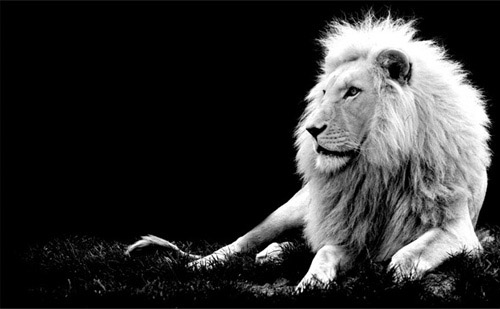
#> input picture images/black-white-animal.jpg, 500 x 309 px
$ python main.py
#> lines starting #> are read from the running program, lines starting #| are printed output that depends on the picture
import cv2
import numpy as np
import matplotlib.pyplot as plt
import cvxpy as cp


def haar_matrix(nm, normalized=False):
    """
    Function to calculate haar matrix of dimension nm x nm.
    :param nm: dimension of the haar matrix.
    :param normalized: If true, normalize the haar matrix.
    :return: matrix of dimension nm x nm.
    """
    nm = 2 ** np.ceil(np.log2(nm))
    if nm > 2:
        hm = haar_matrix(nm / 2)
    else:
        return np.array([[1, 1], [1, -1]])

    h_n = np.kron(hm, [1, 1])
    if normalized:
        h_i = np.sqrt(nm / 2) * np.kron(np.eye(len(hm)), [1, -1])
    else:
        h_i = np.kron(np.eye(len(hm)), [1, -1])
    hm = np.vstack((h_n, h_i))
    return hm


img = cv2.imread('images/black-white-animal.jpg', cv2.IMREAD_GRAYSCALE)
#> img is the input picture: shape (309, 500); min 0, max 255, mean 48.4
resized_img = cv2.resize(img, (64, 64), interpolation=cv2.INTER_AREA)   # Resizing the image for better performance.
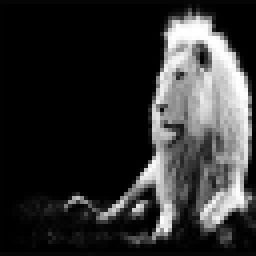
#> resized_img: shape (64, 64) (shown 4 times larger); min 0, max 255, mean 48.4
a, b = resized_img.shape
#> a = 64; b = 64
plt.imshow(resized_img.reshape((a, b)), cmap=plt.cm.gray)   # Plotting reconstructed image after L1 optimization.
plt.show()
N = a * b
#> N = 4096
n = 64 * 32
resized_img = np.reshape(resized_img, (N, 1))   # Vectorizing the image.
#> resized_img = 4096 values, max 255 at index 493, min 0 at index 65, mean 48.36
h = haar_matrix(N)  # Creating N x N haar matrix.
#> call 2 of haar_matrix, with nm = 2048, normalized = False
#> call 3 of haar_matrix, with nm = 1024, normalized = False
#> in haar_matrix (call 3), `h_n = np.kron(hm, [1, 1])`:
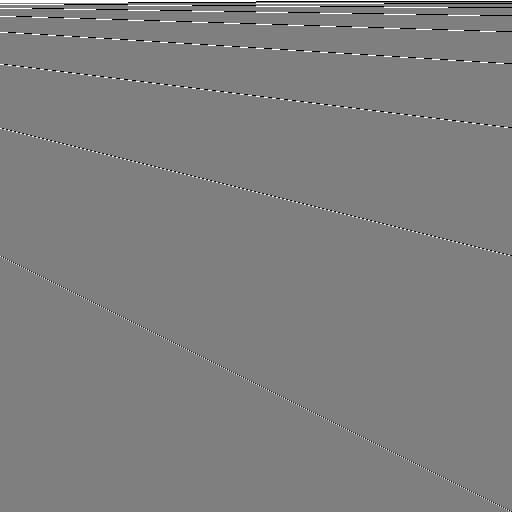
#> hm: shape (512, 512) float64; min -1, max 1, mean 0.00195; drawn with min black and max white
#> in haar_matrix (call 2), `h_n = np.kron(hm, [1, 1])`:
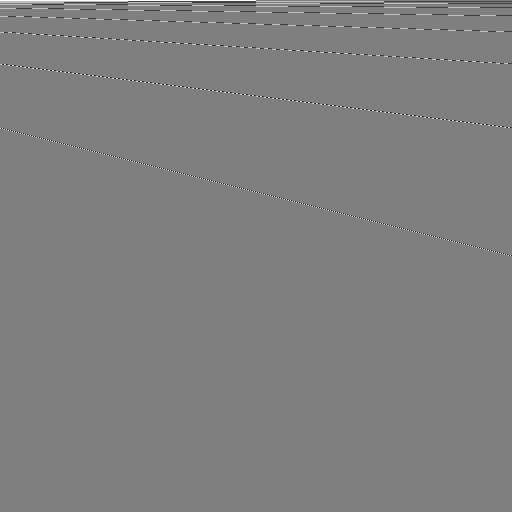
#> hm: shape (1024, 1024) float64 (shown at 1/2 size); min -1, max 1, mean 0.000977; drawn with min black and max white
h_inv = np.linalg.inv(h)
c = np.matmul(h_inv, resized_img)   # Calculating coefficients. Next few lines will check for signal compressibilty.
#> c = 4096 values, max 200.8 at index 3024, min -189.8 at index 2039, mean 0.00122
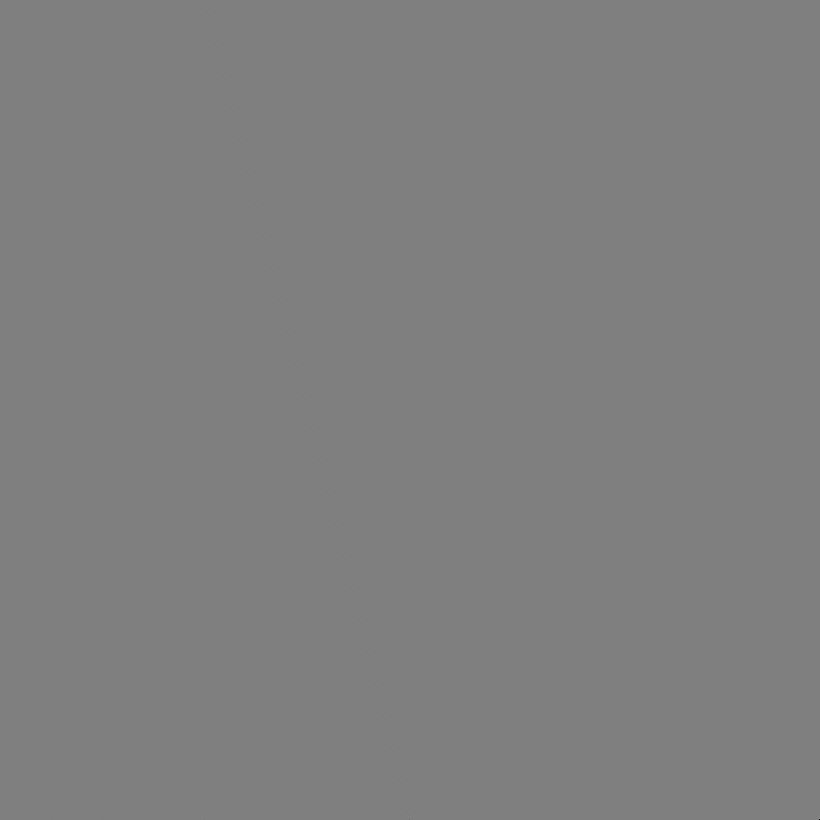
#> h_inv: shape (4096, 4096) float64 (shown at 1/5 size); min -0.5, max 0.5, mean 5.96e-08; drawn with min black and max white
temp_c = np.abs(c)
#> temp_c = 4096 values, max 200.8 at index 3024, min 0 at index 64, mean 35.35
temp_c.sort(axis=0)
temp_c = np.flip(temp_c)
#> temp_c = 4096 values, max 200.8 at index 0, min 0 at index 4086, mean 35.35
plt.plot(temp_c)  # Visual check for signal compressibility.
plt.show()
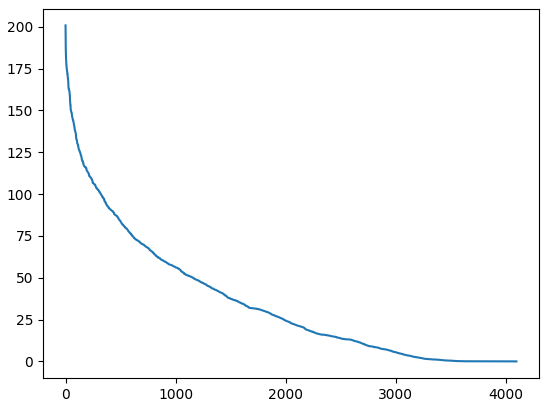
#> figure drawn by matplotlib, 1 panel; curve peaks at x = 0, y = 200.8
t = temp_c[len(c)//5]   # Taking top 20% DCT coefficients.
#> t = [63.31]
c[abs(c) < t] = 0
reconstructed_img = np.matmul(h, c)
#> reconstructed_img = 4096 values, max 535.4 at index 11, min -604.2 at index 1, mean 31.95
plt.imshow(reconstructed_img.reshape((a, b)), cmap=plt.cm.gray)  # Plotting reconstructed image after taking top 20%
plt.show()                                                       # DCT coefficients.
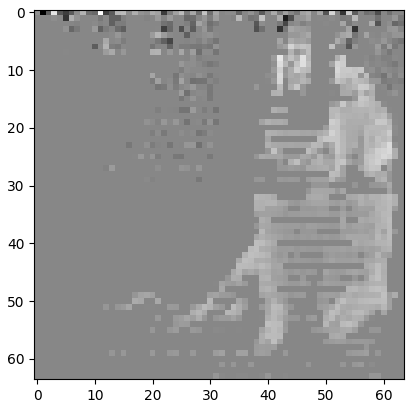
#> figure drawn by matplotlib, 1 panel
A = np.random.normal(size=(n, N))   # Creating measurement matrix, dimensions n x N
y = np.matmul(A, resized_img)  # Calcutlating measurements.
#> y = 2048 values, max 19038.6 at index 950, min -17783.8 at index 319, mean -13.36
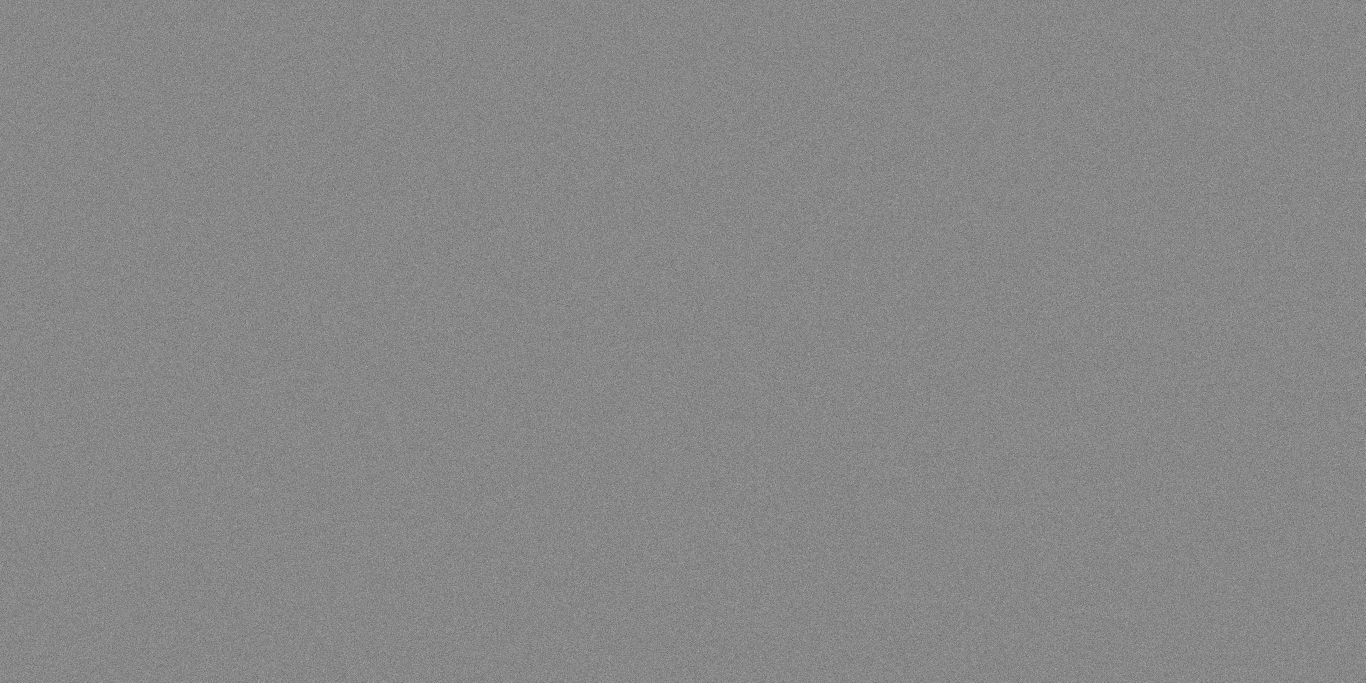
#> A: shape (2048, 4096) float64 (shown at 1/3 size); min -5.52, max 4.83, mean 0.000389; drawn with min black and max white
#> (the run stopped early here; a loop or call above may not have finished)
